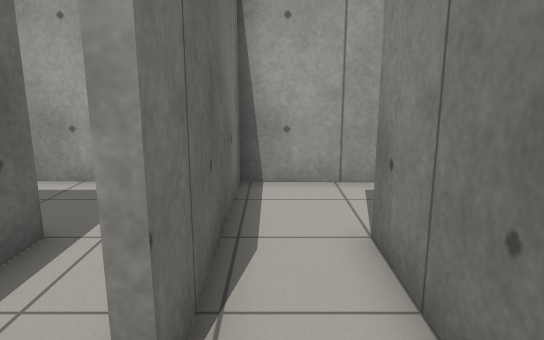
View 1 (above)

20 first-person views from a walk through a robot-simulator world made for Gazebo. The camera is 1.1 m above the floor, tilts 12° down and sees 70° across. The floor is counted in squares, 0.5 m on a side. Each view is taken from the middle of a square. On the plan, view 1 faces up. The plan holds only what a view shows up to about 20 squares ahead; the rest is blank.

View 2
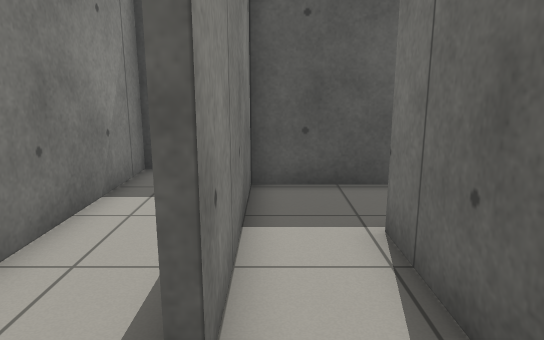

View 3
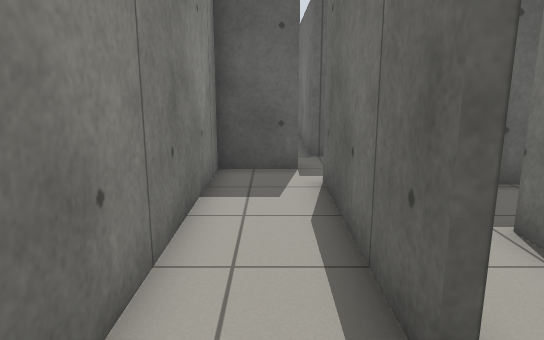

View 4
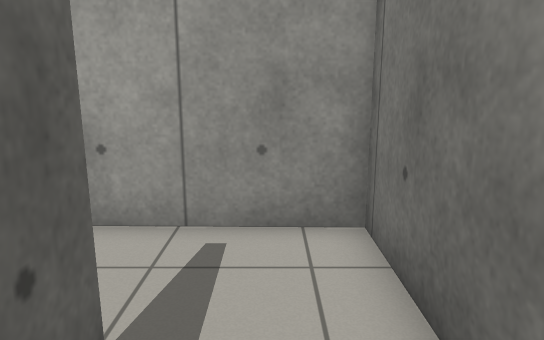

View 5
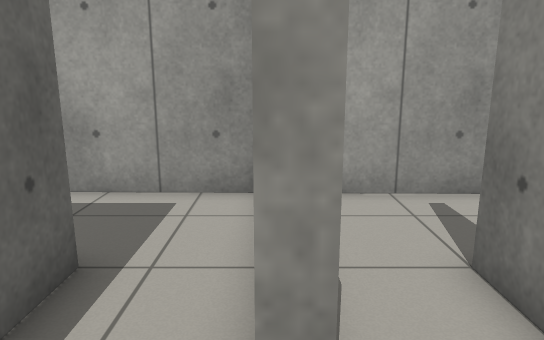

View 6
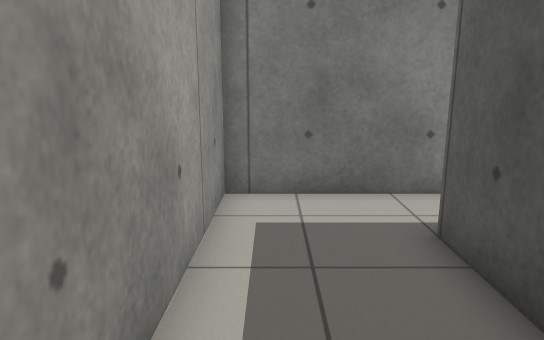

View 7
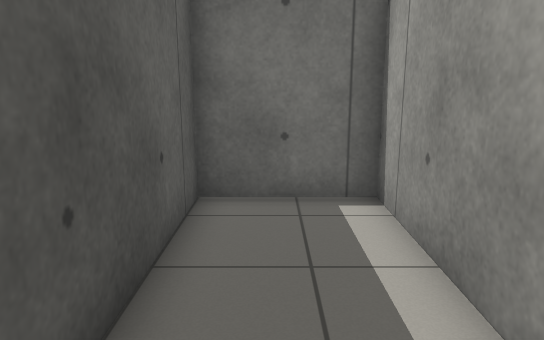

View 8
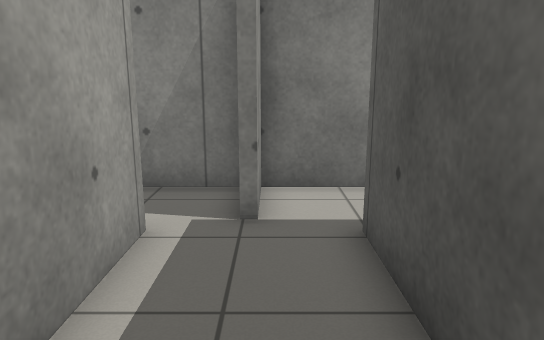

View 9
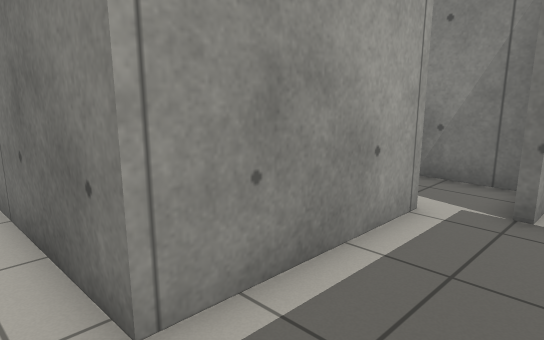

View 10
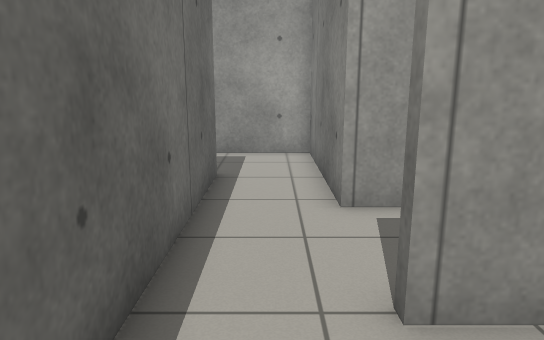

View 11
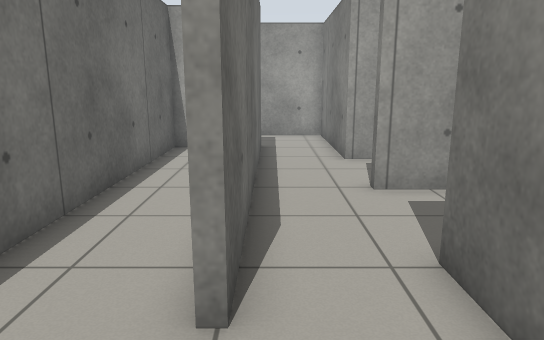

View 12
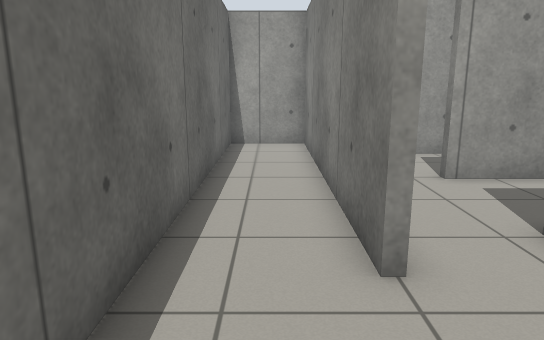

View 13
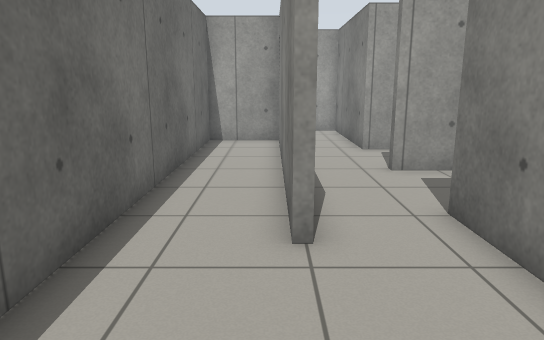

View 14
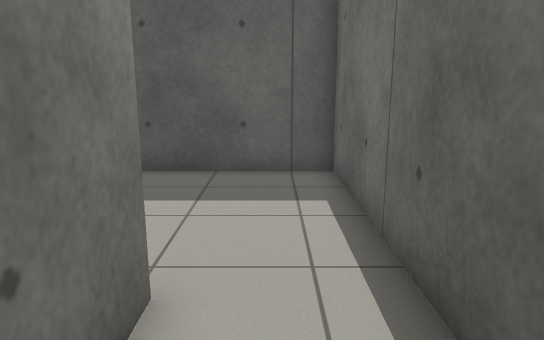

View 15
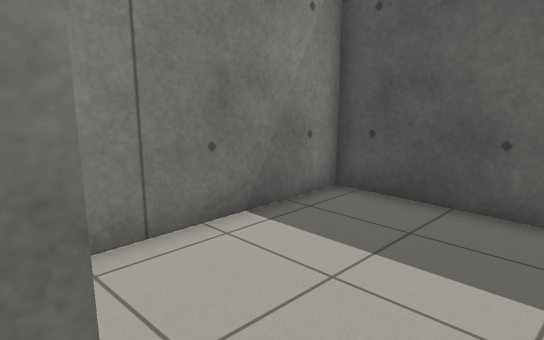

View 16
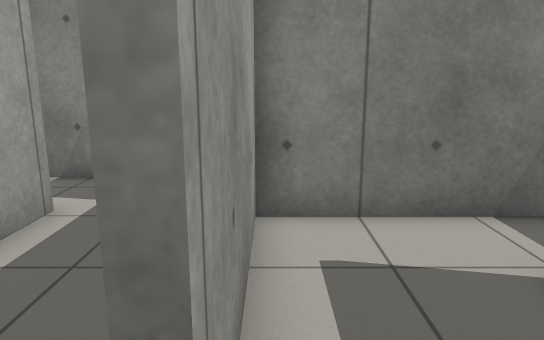

View 17
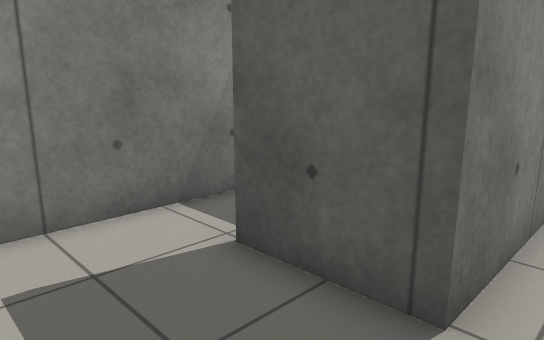

View 18
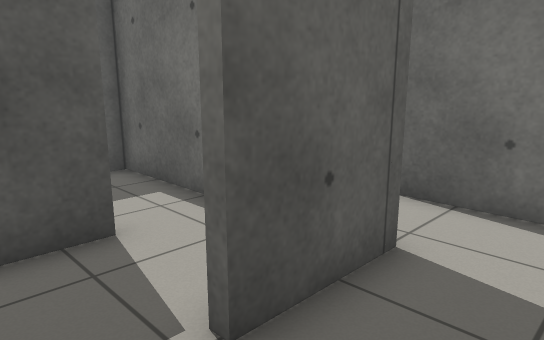

View 19
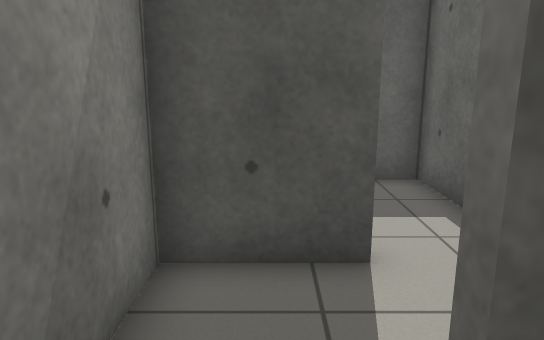

View 20
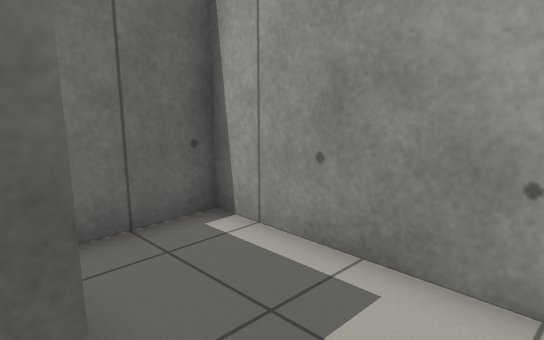

### Floor plan
Key: @ floor where view 1 was taken; # wall or solid block; . floor.
Columns run from 10 left of view 1 to 5 right of it. Each row starts with its distance up from view 1.
  9 ################
  8 #........#.....#
  7 #........#.....#
  6 #........#.....#
  5 ########.#..#..#
  4 #......#.#..#..#
  3 #......#.#..#..#
  2 #####..#....#..#
  1 #...#..#....#..#
  0 #...#..#..@.#..#
 -1 #...#..######..#
 -2 #...#..........#
 -3 #...#........###
 -4 #...#..####### #
 -5 #...#.......#  #
 -6 #...#.......#
 -7 #...#.......#
 -8 #...#..###..#
 -9 #...#.##....#
-10 #.....#.....#
-11 #.....#.....#
-12 #.....#..####
-13 #.....#..
-14 #.....#..
-15 #.....#..
-16 ########

Positions as (right, up) in squares from view 1, and headings:
1: (0, 0), facing up
2: (1, 8), facing down
3: (3, 8), facing down
4: (3, 3), facing up
5: (-1, 1), facing up
6: (-9, 8), facing right
7: (-2, 7), facing left
8: (-4, -3), facing right
9: (-5, -4), facing up-right
10: (-5, -8), facing up
11: (-6, -13), facing up
12: (-8, -14), facing up
13: (-7, -15), facing up
14: (-8, -6), facing down
15: (-9, -9), facing down-right
16: (-5, -5), facing right
17: (-5, -5), facing down-right
18: (1, -6), facing down-left
19: (0, -7), facing down
20: (-4, 1), facing up-left
